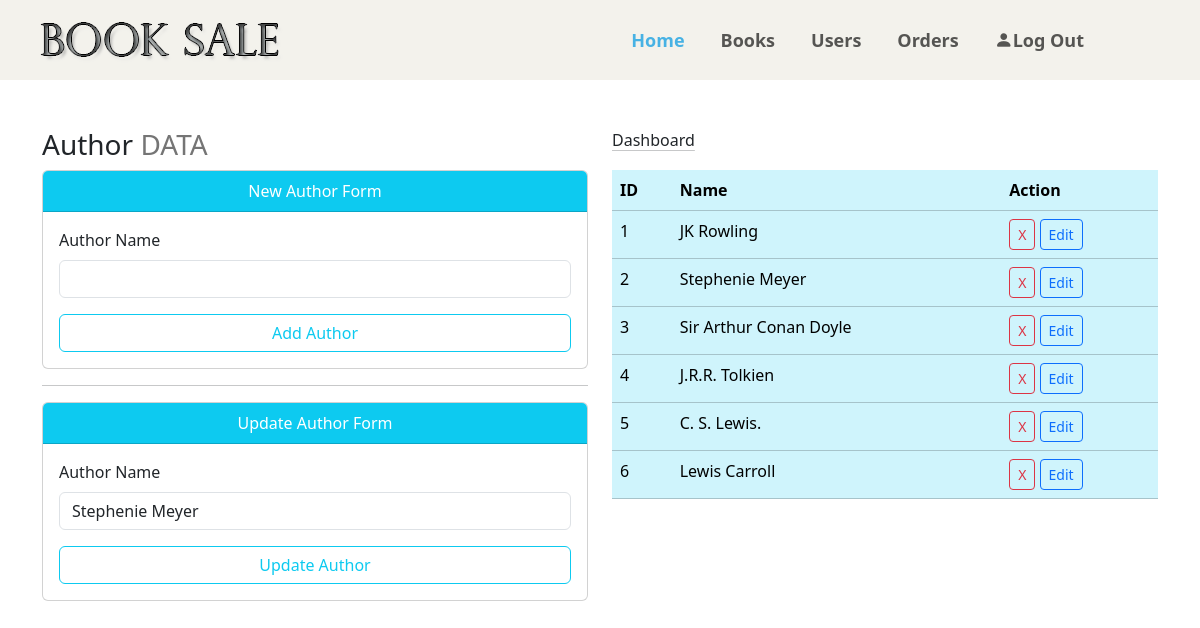
Screenshot of /author.php?action=edit&aid=2 with the database file from the repository.
### tables this page shows
CREATE TABLE `author` (
  `id` int(11) NOT NULL,
  `author_name` varchar(80) NOT NULL
);

### author.php (the view, shortened to what this page needs)
<?php
    include './programming/admin/connection.php';
?>
<!DOCTYPE html>
<html lang="en">
<head>
    <link rel="stylesheet" href="./css/author.css" />
    <link
      href="https://cdn.jsdelivr.net/npm/bootstrap@5.3.3/dist/css/bootstrap.min.css"
      rel="stylesheet"
    />
    <link
      rel="stylesheet"
      href="https://cdn.jsdelivr.net/npm/bootstrap-icons@1.11.3/font/bootstrap-icons.min.css"
    />
    <link
      rel="stylesheet"
      href="https://cdnjs.cloudflare.com/ajax/libs/animate.css/4.1.1/animate.min.css"
    />
</head>
<body>
    <nav class="navbar navbar-expand-lg pt-3 pb-3">
        <div class="container-fluid ms-4">
            <a class="logo" href="#">
            <div class="col-md-2">
                            <div class="main-logo">
                                <a href="index.php"><img src="images/B.png" alt="logo"></a>
                            </div>
                        </div>
            </a>
            <div class="collapse navbar-collapse" id="navbarSupportedContent">
            <ul class="navbar-nav mx-auto mb-2 mb-lg-0">
                <li class="nav-item">
                <a class="nav-link active" aria-current="page" href="./index.php"
                    >Home</a
                >
                </li>
                <li class="nav-item">
                <a class="nav-link" href="./book.php">Books</a>
                </li>
                <li class="nav-item">
                <a class="nav-link" href="./user.php">Users</a>
                </li>
                <li class="nav-item">
                <a class="nav-link" href="./order.php">Orders</a>
                </li>
                <li class="nav-item">
                <a class="nav-link" href="./logout.php"
                    ><i class="bi bi-person-fill"></i>Log Out</a
                >
                </li>
            </ul>
            </div>
        </div>
    </nav>
    <div class="container">
        <div class="row mt-5">
            <div class="col-md-6">
                <h3>
                    Author <span style="color: #757575;">DATA</span>
                </h3>
            </div>
            <div class="col-md-6">
                <a href="./dashboard.php" class="link-dark link-offset-2 link-underline-opacity-25 link-underline-opacity-100-hover me-2">Dashboard</a>
            </div>
        </div>
        <div class="row">
            <div class="col-md-6">
                <div class="card">
                    <div class="card-header bg-info text-center text-white">New Author Form</div>
                    <div class="card-body">
                        <form action="" method="post">
                        <div class="mb-3">
                            <label for="" class="form-label">Author Name</label>
                            <input type="text" name="authorname" id="" class="form-control">
                        </div>
                        <div class="d-grid">
                            <input type="submit" value="Add Author" name="btnaddauthor" class="btn btn-outline-info">
                        </div>
                        </form>
                    </div>
                </div>
                <hr>
                <?php
                if(isset($_GET['action'])&&$_GET['action']=='edit')
                {
                    $authorid=$_GET['aid'];
                    $query="Select * from author where id='$authorid'";
                    $go_query=mysqli_query($connection,$query);
                    while($row=mysqli_fetch_array($go_query))
                    {
                        $authorname=$row['author_name'];
                ?>
                <div class="card">
                    <div class="card-header bg-info text-center text-white">Update Author Form</div>
                    <div class="card-body">
                        <form action="" method="post">
                            <div class="mb-3">
                                <label for="" class="form-label">Author Name</label>
                                <input type="text" name="updateauthorname" id="" class="form-control" value="<?php echo $authorname ?>">
                            </div>
                            <div class="d-grid">
                                <input type="submit" value="Update Author" name="btnupauthor" class="btn btn-outline-info">
                            </div>
                        </form>
                    </div>
                </div>
            <?php
                    }
                }
            ?>
            </div>
            <div class="col-md-6">
                <table class="table table-stripe table-info">
                    <tr>
                        <th>ID</th>
                        <th>Name</th>
                        <th>Action</th>
                    </tr>
                    <?php
                        $query="Select * from author";
                        $go_query=mysqli_query($connection,$query);
                        while($row=mysqli_fetch_array($go_query))
                        {
                            $aut_id=$row['id'];
                            $aut_name=$row['author_name'];
                            echo"<tr>";
                            echo"<td>{$aut_id}</td>";
                            echo"<td>{$aut_name}</td>";
                            echo"<td>
                                <a href='author.php?action=delete&aid={$aut_id}' class='btn btn-outline-danger btn-sm'>X</a>
                                <a href='author.php?action=edit&aid={$aut_id}' class='btn btn-outline-primary btn-sm'>Edit</a>
                            </td>";
                            echo"</tr>";
                        }
                        ?>
                </table>
            </div>
        </div>
    </div>
</body>
</html>

### css/author.css (style rules this page uses)
.navbar { background-color: #f3f2ec; padding-left: 4rem; padding-right: 4rem; }
ul.navbar-nav.mx-auto.mb-2.mb-lg-0 { margin-right: 10% !important; }
.logo { text-decoration-line: none; }
.nav-item { padding-left: 20px; font-size: 18px; font-weight: 600; }
.nav-link { color: #fff; font-size: 18px; }
.nav-link.active, .nav-link:hover { color: #47b2e4 !important; }

### rows the page displays
author: updateauthorname "Stephenie Meyer", id "2", author_name "Stephenie Meyer"
author: id "1", author_name "JK Rowling"
author: id "3", author_name "Sir Arthur Conan Doyle"
author: id "4", author_name "J.R.R. Tolkien"
author: id "5", author_name "C. S. Lewis."
author: id "6", author_name "Lewis Carroll"
